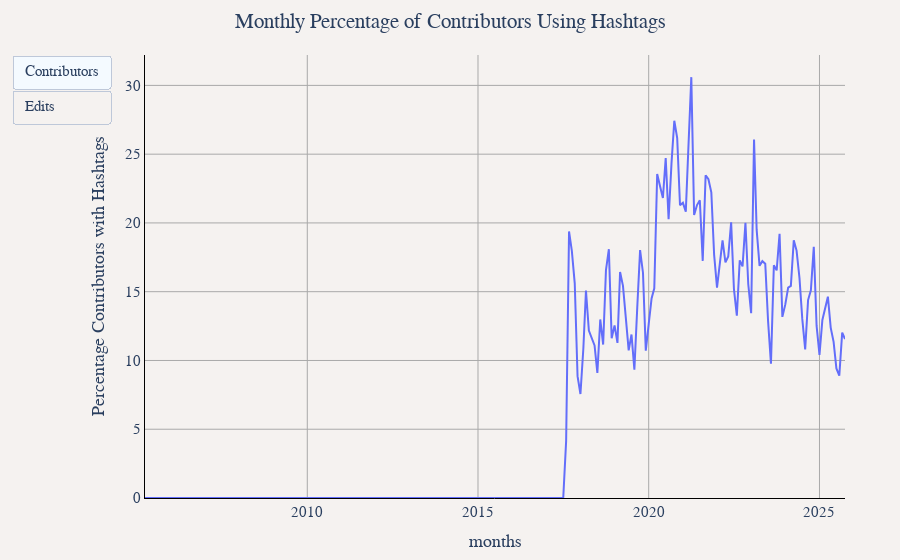

Notebook code cell kept with this figure:
### Markdown cell above
## Monthly Percentage of Edits and Contributors Using Hashtags

### Code cell
df = duckdb.sql("""
WITH monthly_with_hashtags AS (
    SELECT 
        year,
        month,
        CONCAT(year, '-', LPAD(CAST(month as VARCHAR), 2, '0')) as months,
        COUNT(DISTINCT user_name) as contributors_with_hashtags,
        SUM(edit_count) as edits_with_hashtags
    FROM '../changeset_data/year=*/month=*/*.parquet'
    WHERE hashtags IS NOT NULL
    GROUP BY year, month
),
monthly_total AS (
    SELECT 
        year,
        month,
        CONCAT(year, '-', LPAD(CAST(month as VARCHAR), 2, '0')) as months,
        COUNT(DISTINCT user_name) as total_contributors,
        SUM(edit_count) as total_edits
    FROM '../changeset_data/year=*/month=*/*.parquet'
    GROUP BY year, month
)
SELECT 
    mt.months,
    COALESCE(ROUND((mwh.contributors_with_hashtags * 100.0) / mt.total_contributors, 2), 0) as 'Percentage Contributors with Hashtags',
    COALESCE(ROUND((mwh.edits_with_hashtags * 100.0) / mt.total_edits, 2), 0) as 'Percentage Edits with Hashtags'
FROM monthly_total mt
LEFT JOIN monthly_with_hashtags mwh ON mt.year = mwh.year AND mt.month = mwh.month
ORDER BY mt.year, mt.month
""").df()

util.show_figure(
    [
        util.FigureConfig(
            title="Monthly Percentage of Contributors Using Hashtags",
            label="Contributors",
            x_col="months",
            y_col="Percentage Contributors with Hashtags",
            y_unit_hover_template="%",
            query_or_df=df,
        ),
        util.FigureConfig(
            title="Monthly Percentage of Edits Using Hashtags",
            label="Edits",
            x_col="months",
            y_col="Percentage Edits with Hashtags",
            y_unit_hover_template="%",
            query_or_df=df,
        ),
    ]
)

### Figure 1 — Plotly figure (JSON) as saved in the notebook; plotly's stock layout.template omitted (floating-point values rounded to 4 significant figures; data arrays with more than 128 entries replaced by an {"elided": "..."} marker saying what was removed)
{"data": [{"hovertemplate": "Percentage Contributors with Hashtags<br>%{x}<br>%{y:,} %<extra></extra>", "name": "Percentage Contributors with Hashtags", "type": "scatter", "visible": true, "x": {"elided": "247 str values"}, "y": {"elided": "247 float values"}}, {"hovertemplate": "Percentage Contributors with Hashtags<br>%{x}<br>%{y:,} %<extra></extra>", "name": "Percentage Contributors with Hashtags", "type": "scatter", "visible": false, "x": {"elided": "247 str values"}, "y": {"elided": "247 float values"}}], "layout": {"barmode": "stack", "font": {"family": "Times", "size": 15}, "margin": {"b": 55, "l": 55, "r": 55, "t": 55}, "paper_bgcolor": "#f5f2f0", "plot_bgcolor": "#f5f2f0", "title": {"text": "Monthly Percentage of Contributors Using Hashtags", "x": 0.5}, "updatemenus": [{"buttons": [{"args": [{"visible": [true, false]}, {"title.text": "Monthly Percentage of Contributors Using Hashtags", "xaxis.title.text": "months", "yaxis.title.text": "Percentage Contributors with Hashtags"}], "label": "Contributors", "method": "update"}, {"args": [{"visible": [false, true]}, {"title.text": "Monthly Percentage of Edits Using Hashtags", "xaxis.title.text": "months", "yaxis.title.text": "Percentage Edits with Hashtags"}], "label": "Edits", "method": "update"}], "type": "buttons"}], "xaxis": {"gridcolor": "darkgray", "linecolor": "black", "showgrid": true, "tickcolor": "black", "title": {"text": "months"}, "zerolinecolor": "darkgray"}, "yaxis": {"gridcolor": "darkgray", "linecolor": "black", "rangemode": "tozero", "showgrid": true, "tickcolor": "black", "title": {"text": "Percentage Contributors with Hashtags"}, "zerolinecolor": "darkgray"}}}
